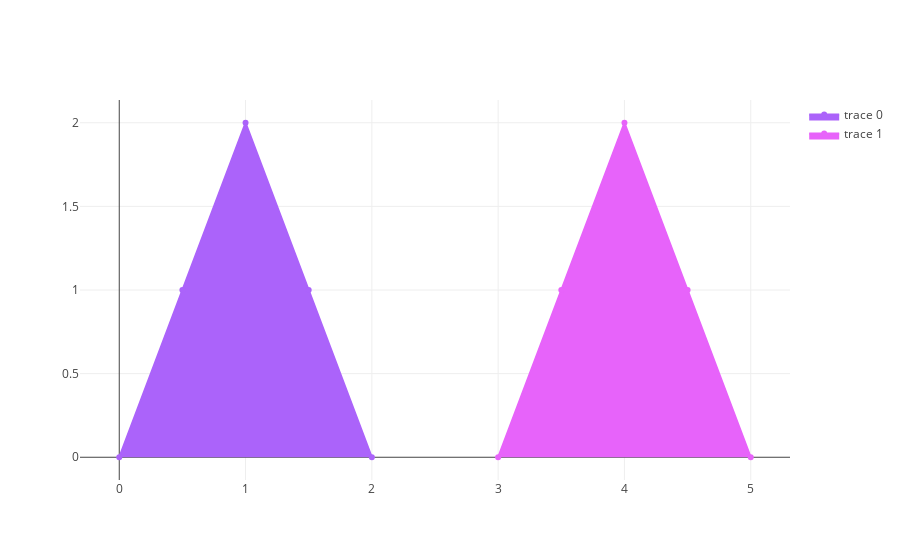

Notebook source saved alongside this figure:
### Markdown cell above
# Select Hover Points

### Code cell
import plotly.graph_objs as go

trace0 = go.Scatter(
    x=[0,0.5,1,1.5,2],
    y=[0,1,2,1,0],
    fill= 'toself',
    fillcolor = '#ab63fa',
    hoveron = 'points+fills',
    line = dict(
      color = '#ab63fa'
    ),
    text = "Points + Fills",
    hoverinfo = 'text'
)

trace1 = go.Scatter(
    x=[3,3.5,4,4.5,5],
    y=[0,1,2,1,0],
    fill='toself',
    fillcolor = '#e763fa',
    hoveron = 'points',
    line = dict(
      color = '#e763fa'
    ),
    text = "Points only",
    hoverinfo = 'text'
)

data = [trace0, trace1]

layout = go.Layout(
    title = "hover on <i>points</i> or <i>fill</i>",
    xaxis = dict(
      range = [0,5.2]
    ),
    yaxis = dict(
      range = [0,3]
    )
)

fig = go.Figure(data=data,layout=layout)
pyo.iplot(data, filename='select-hover-points')

### Figure 1 — Plotly figure (JSON) as saved in the notebook; plotly's stock layout.template omitted (floating-point values rounded to 4 significant figures)
{"data": [{"fill": "toself", "fillcolor": "#ab63fa", "hoverinfo": "text", "hoveron": "points+fills", "line": {"color": "#ab63fa"}, "text": "Points + Fills", "type": "scatter", "uid": "d45fbcf9-15c8-45fc-bdd6-aac1826357ba", "x": [0, 0.5, 1, 1.5, 2], "y": [0, 1, 2, 1, 0]}, {"fill": "toself", "fillcolor": "#e763fa", "hoverinfo": "text", "hoveron": "points", "line": {"color": "#e763fa"}, "text": "Points only", "type": "scatter", "uid": "c717edd5-ffe2-4328-85ac-0f9d12a4798e", "x": [3, 3.5, 4, 4.5, 5], "y": [0, 1, 2, 1, 0]}], "layout": {}}
